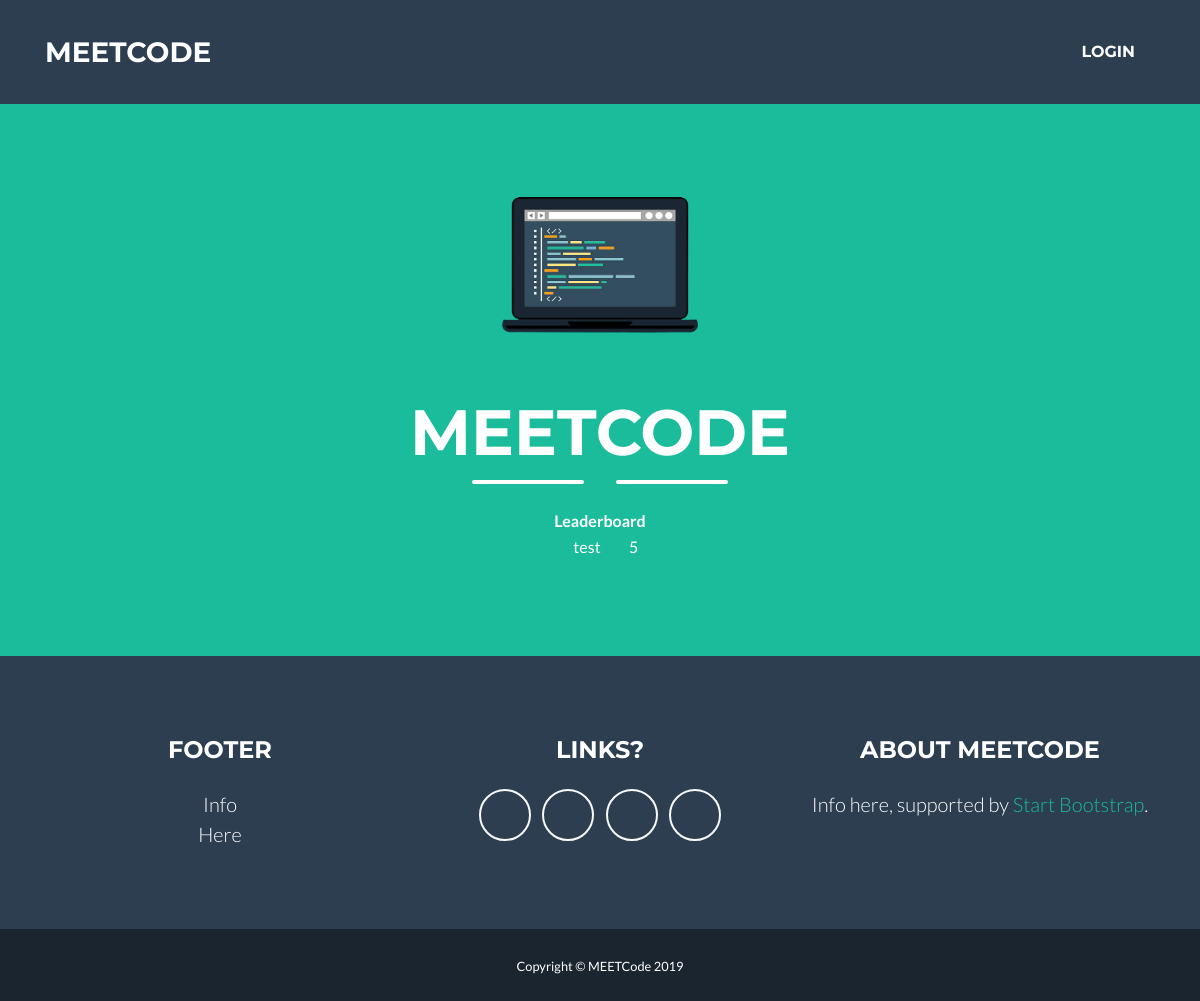
Before: / with the older database file.
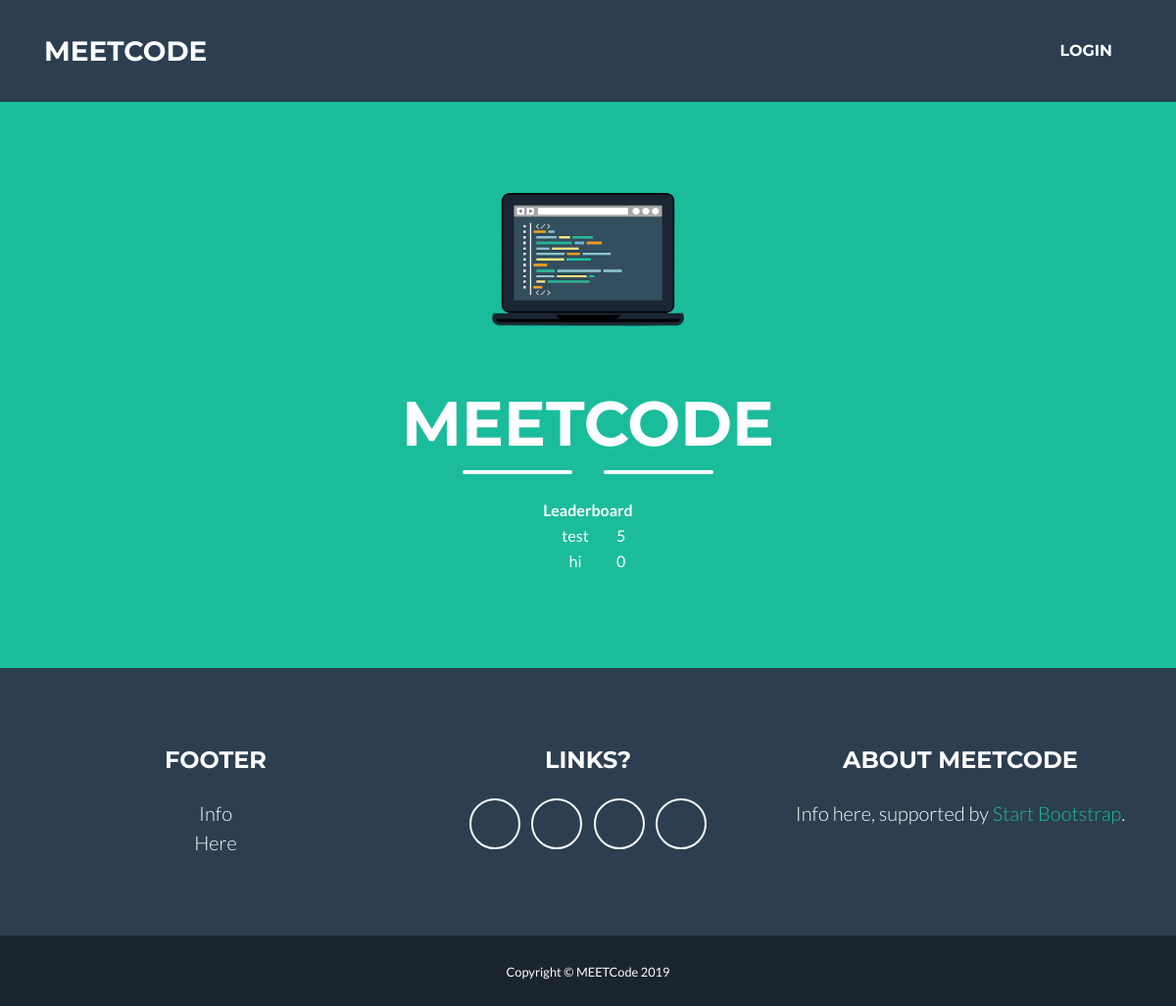
After: the same page with the newer database file.
### models.py (models this page shows, shortened)
class Team(Base):
	__tablename__ = 'teams'
	id = Column(Integer, primary_key=True)
	name = Column(String(255))
	points = Column(Integer) #starts as 0
	questions_status = Column(PickleType) #dictionary mapping question ids to status dictionary: correct: True/False, last_submit: String, last_code: String
	password_hash = Column(String(255))

### app.py (the view)
@app.route('/')
def home():
	team = None
	if 'id' in login_session and login_session["group"]=="student":
		team = get_team_name(login_session["team"])
	return render_template('home.html', team = team, start=True, teams = sorted(get_teams(),key=lambda x:-x.points))

### database.py (called while the page is built)
def get_teams():
    return session.query(Team).all();

### templates/home.html (shortened to what this page needs)
{% extends "layout.html" %}
{% block body %}
  <header class="masthead bg-primary text-white text-center" style="padding-top: calc(4rem + 30px);">
    <div class="container d-flex align-items-center flex-column">
      <img class="masthead-avatar mb-5" src="{{ url_for('static',filename='img/coding.png')}}" alt="">
      <h1 class="masthead-heading text-uppercase mb-0">MEETCODE</h1>
      <div class="divider-custom divider-light">
        <div class="divider-custom-line"></div>
        <div class="divider-custom-line"></div>
      </div>
      {%if start%}
        <table >
          <tr>
            <th colspan="2">Leaderboard</th>
          </tr>
          {%for team in teams%}
          <tr>
              <td>{{team.name}}</td>
              <td>{{team.points}}</td>
          </tr>
          {%endfor%}
        </table>
      {%else%}
          <p class="masthead-subheading font-weight-light mb-0">The MEETCode Contest has not started yet!</p>
      {%endif%}
    </div>
  </header>
{% endblock %}

### templates/layout.html (shortened to what this page needs)
<!DOCTYPE html>
<html lang="en">
<head>
  <link href=<script src="{{ url_for('static', filename='vendor/fontawesome-free/css/all.min.css') }}" rel="stylesheet" type="text/css">
  <link href="{{ url_for('static', filename='css/freelancer.min.css') }}" rel="stylesheet">
</head>
<body id="page-top">
  <nav class="navbar navbar-expand-lg bg-secondary text-uppercase fixed-top" id="mainNav">
    <div class="container">
      <a class="navbar-brand js-scroll-trigger" href="/">MEETCode</a>
      <div class="collapse navbar-collapse" id="navbarResponsive">
        <ul class="navbar-nav ml-auto">
          {% if 'id' in session %}
          <li class="nav-item mx-0 mx-lg-1">
            <a class="nav-link py-3 px-0 px-lg-3 rounded js-scroll-trigger" href="/viewQuestions">Questions</a>
          </li>
          {% if team is defined and team.name is defined%}
            <li class="nav-item mx-0 mx-lg-1">
                <a class="nav-link py-3 px-0 px-lg-3 rounded js-scroll-trigger" href="/teamInfo"> {{team.name}}: {{team.points}}</a>
            </li>
          {%endif%}
          {% if session["group"]=="admin"%}
            <li class="nav-item mx-0 mx-lg-1">
                <a class="nav-link py-3 px-0 px-lg-3 rounded js-scroll-trigger" href="/dashboard"> Dashboard </a>
            </li>
          {%endif%}
          <li class="nav-item mx-0 mx-lg-1">
            <a class="nav-link py-3 px-0 px-lg-3 rounded js-scroll-trigger" href="/logout">Logout</a>
          </li>
          {% else %}
          <li class="nav-item mx-0 mx-lg-1">
            <a class="nav-link py-3 px-0 px-lg-3 rounded js-scroll-trigger" href="/login">Login</a>
          </li>
          {% endif %}
        </ul>
      </div>
    </div>
  </nav>
  <div style="height: 103px">
  </div>
  {% block body %}
  {% endblock %}
  <footer class="footer text-center">
    <div class="container">
      <div class="row">
        <div class="col-lg-4 mb-5 mb-lg-0">
          <h4 class="text-uppercase mb-4">Footer</h4>
          <p class="lead mb-0">Info
            <br>Here</p>
        </div>
        <div class="col-lg-4 mb-5 mb-lg-0">
          <h4 class="text-uppercase mb-4">Links?</h4>
          <a class="btn btn-outline-light btn-social mx-1" href="#">
          </a>
          <a class="btn btn-outline-light btn-social mx-1" href="#">
          </a>
          <a class="btn btn-outline-light btn-social mx-1" href="#">
          </a>
          <a class="btn btn-outline-light btn-social mx-1" href="#">
          </a>
        </div>
        <div class="col-lg-4">
          <h4 class="text-uppercase mb-4">About MEETCode</h4>
          <p class="lead mb-0">Info here, supported by
            <a href="http://startbootstrap.com">Start Bootstrap</a>.</p>
        </div>
      </div>
    </div>
  </footer>
  <section class="copyright py-4 text-center text-white">
    <div class="container">
      <small>Copyright &copy; MEETCode 2019</small>
    </div>
  </section>
</body>
</html>

Changed rows visible on the page:
added Team: name "hi", points "0"
